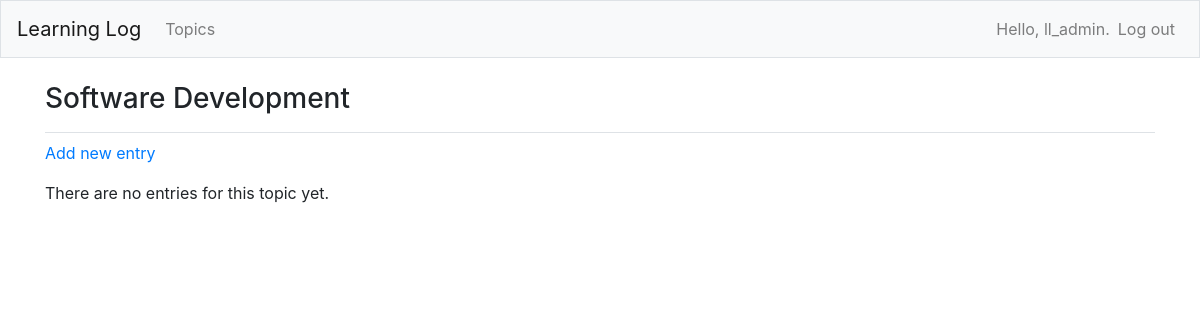
Before: /topics/4/ (signed in) with the older database file.
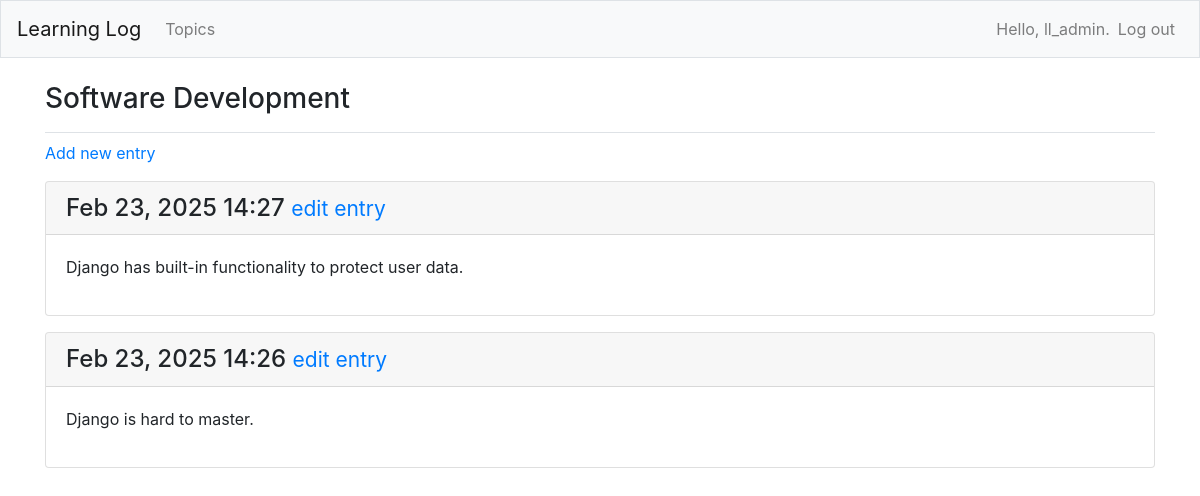
After: the same page with the newer database file.
### learning_logs/models.py (models this page shows, shortened)
class Topic(models.Model):
	text = models.CharField(max_length=200)
	date_added = models.DateTimeField(auto_now_add=True)
	owner = models.ForeignKey(User, on_delete=models.CASCADE)
	def __str__(self):
		return self.text

class Entry(models.Model):
	topic = models.ForeignKey(Topic, on_delete=models.CASCADE)
	text = models.TextField()
	date_added = models.DateTimeField(auto_now_add=True)
	class Meta:
		verbose_name_plural = 'entries'

### learning_logs/views.py (the view)
# urls.py: path('topics/<int:topic_id>/', views.topic, name='topic'),
@login_required
def topic(request, topic_id):
	topic = Topic.objects.get(id=topic_id)
	if topic.owner != request.user:
		raise Http404
	entries = topic.entry_set.order_by('-date_added')
	context = {'topic': topic, 'entries': entries}
	return render(request, 'learning_logs/topic.html', context)

### learning_logs/templates/learning_logs/topic.html
{% extends "learning_logs/base.html" %}
{% block page_header %}
  <h3>{{ topic }}</h3>
{% endblock page_header %}
{% block content %}
  <p>
	<a href="{% url 'learning_logs:new_entry' topic.id %}">Add new entry</a>
  </p>
  {% for entry in entries %}
    <div class="card mb-3">
	  <h4 class="card-header">
		{{ entry.date_added|date:'M d, Y H:i' }}
		<small><a href="{% url 'learning_logs:edit_entry' entry.id %}">
			edit entry</a></small>
	  </h4>
	  <div class="card-body">
		{{ entry.text|linebreaks }}
	  </div>
	</div>
  {% empty %}
    <p>There are no entries for this topic yet.</p>
  {% endfor %}
{% endblock content %}

### learning_logs/templates/learning_logs/base.html (shortened to what this page needs)
{% load bootstrap4 %}
<!doctype html>
<html lang="en">
<head>
  {% bootstrap_css %}
</head>
<body>
  <nav class="navbar navbar-expand-md navbar-light bg-light mb-4 border">
    <a class="navbar-brand" href="{% url 'learning_logs:index'%}">
	  Learning Log</a>
    <div class="collapse navbar-collapse" id="navbarCollapse">
      <ul class="navbar-nav mr-auto">
	    <li class="nav-item">
		  <a class="nav-link" href="{% url 'learning_logs:topics'%}">
		    Topics</a></li>
	  </ul>
	  <ul class="navbar-nav ml_auto">
	    {% if user.is_authenticated %}
	      <li class="nav-item">
		    <span class="navbar-text">Hello, {{ user.username }}.</span>
		  </li>
		  <li class="nav-item">
			<a class="nav-link" href="#" onclick="event.preventDefault(); document.getElementById('logout-form').submit();">
				Log out
			</a>
		  </li>
	    {% endif %}
	  </ul>
    </div>
  </nav>
  <main role="main" class="container">
	<div class="pb-2 mb-2 border-bottom">
	  {% block page_header %}{% endblock page_header %}
	</div>
	<div>
	  {% block content %}{% endblock content %}
	</div>
  </main>
</body>
</html>

Changed rows visible on the page:
added Entry: date_added "Feb 23, 2025 14:27", text "Django has built-in functionality to protect user data."
added Entry: date_added "Feb 23, 2025 14:26", text "Django is hard to master."
Other visible differences:
text no longer shown: "There are no entries for this topic yet."
